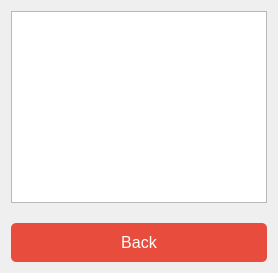
<ui version="4.0">
 <class>GroupListPage</class>
 <widget class="QWidget" name="GroupListPage">
  <layout class="QVBoxLayout" name="verticalLayout">
   <property name="spacing">
    <number>20</number>
   </property>
   <item>
    <widget class="QListWidget" name="groupListWidget">
     <property name="styleSheet">
      <string>
       QListWidget {
        font-size: 14px;
       }
       QListWidget::item {
        padding: 10px;
       }
       QListWidget::item:selected {
        background-color: #dcdcdc;
       }
      </string>
     </property>
    </widget>
   </item>
   <item>
    <widget class="QPushButton" name="backButton">
     <property name="text">
      <string>Back</string>
     </property>
     <property name="styleSheet">
      <string>
       QPushButton {
        background-color: #e74c3c;
        color: white;
        font-size: 16px;
        padding: 10px;
        border-radius: 5px;
       }
       QPushButton:hover {
        background-color: #c0392b;
       }
      </string>
     </property>
    </widget>
   </item>
  </layout>
 </widget>
 <resources/>
 <connections/>
</ui>
